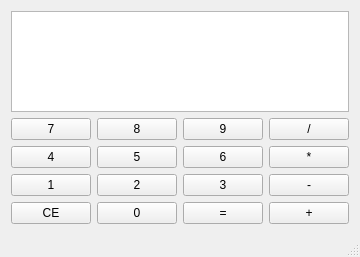
<?xml version="1.0" encoding="UTF-8"?>
<ui version="4.0">
 <class>MainWindow</class>
 <widget class="QMainWindow" name="MainWindow">
  <property name="geometry">
   <rect>
    <x>0</x>
    <y>0</y>
    <width>340</width>
    <height>257</height>
   </rect>
  </property>
  <property name="windowTitle">
   <string>MainWindow</string>
  </property>
  <widget class="QWidget" name="centralWidget">
   <layout class="QGridLayout" name="gridLayout">
    <item row="0" column="0" colspan="4">
     <widget class="QTextEdit" name="textEdit"/>
    </item>
    <item row="1" column="0">
     <widget class="QPushButton" name="btn7">
      <property name="text">
       <string>7</string>
      </property>
     </widget>
    </item>
    <item row="1" column="1">
     <widget class="QPushButton" name="btn8">
      <property name="text">
       <string>8</string>
      </property>
     </widget>
    </item>
    <item row="1" column="2">
     <widget class="QPushButton" name="btn9">
      <property name="text">
       <string>9</string>
      </property>
     </widget>
    </item>
    <item row="1" column="3">
     <widget class="QPushButton" name="btnDivide">
      <property name="text">
       <string>/</string>
      </property>
     </widget>
    </item>
    <item row="2" column="0">
     <widget class="QPushButton" name="btn4">
      <property name="text">
       <string>4</string>
      </property>
     </widget>
    </item>
    <item row="2" column="1">
     <widget class="QPushButton" name="btn5">
      <property name="text">
       <string>5</string>
      </property>
     </widget>
    </item>
    <item row="2" column="2">
     <widget class="QPushButton" name="btn6">
      <property name="text">
       <string>6</string>
      </property>
     </widget>
    </item>
    <item row="2" column="3">
     <widget class="QPushButton" name="btnMultiply">
      <property name="text">
       <string>*</string>
      </property>
     </widget>
    </item>
    <item row="3" column="0">
     <widget class="QPushButton" name="btn1">
      <property name="text">
       <string>1</string>
      </property>
     </widget>
    </item>
    <item row="3" column="1">
     <widget class="QPushButton" name="btn2">
      <property name="text">
       <string>2</string>
      </property>
     </widget>
    </item>
    <item row="3" column="2">
     <widget class="QPushButton" name="btn3">
      <property name="text">
       <string>3</string>
      </property>
     </widget>
    </item>
    <item row="3" column="3">
     <widget class="QPushButton" name="btnMinus">
      <property name="text">
       <string>-</string>
      </property>
     </widget>
    </item>
    <item row="4" column="0">
     <widget class="QPushButton" name="btnCE">
      <property name="text">
       <string>CE</string>
      </property>
     </widget>
    </item>
    <item row="4" column="1">
     <widget class="QPushButton" name="btn0">
      <property name="text">
       <string>0</string>
      </property>
     </widget>
    </item>
    <item row="4" column="2">
     <widget class="QPushButton" name="btnEguals">
      <property name="text">
       <string>=</string>
      </property>
     </widget>
    </item>
    <item row="4" column="3">
     <widget class="QPushButton" name="btnPlus">
      <property name="text">
       <string>+</string>
      </property>
     </widget>
    </item>
   </layout>
  </widget>
  <widget class="QMenuBar" name="menuBar">
   <property name="geometry">
    <rect>
     <x>0</x>
     <y>0</y>
     <width>340</width>
     <height>25</height>
    </rect>
   </property>
  </widget>
  <widget class="QStatusBar" name="statusBar"/>
 </widget>
 <layoutdefault spacing="6" margin="11"/>
 <resources/>
 <connections/>
</ui>
